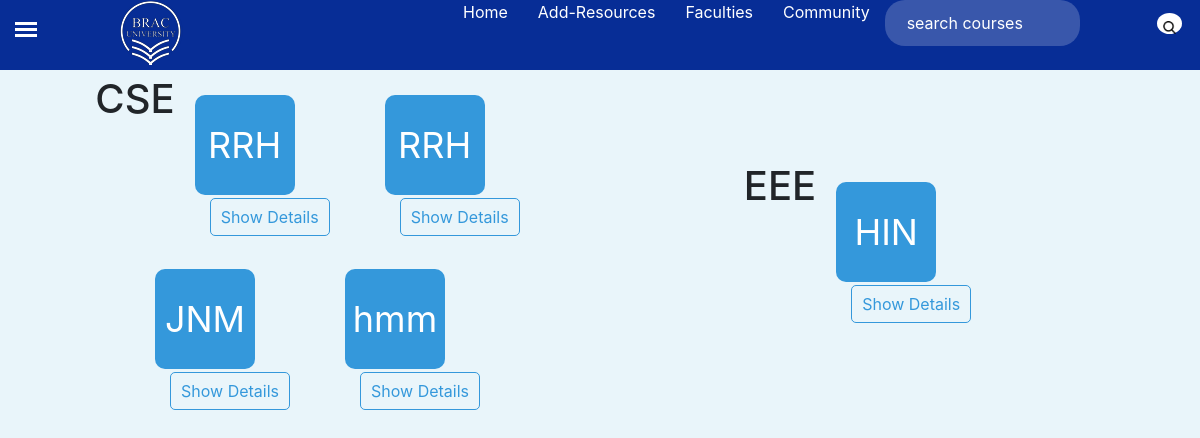
Screenshot of /faculty with the database file from the repository.
### model.py (models this page shows, shortened)
class Faculty(db.Model):
    sno = db.Column(db.Integer, primary_key=True)
    full_name = db.Column(db.String(100), nullable=False)
    initial = db.Column(db.String(10), nullable=False)
    email = db.Column(db.String(120), nullable=False)
    department = db.Column(db.String(100), nullable=False)
    thesis_supervision = db.Column(db.String(10), nullable=False)
    research_interest = db.Column(db.String(100), nullable=False)
    routine = db.Column(db.String(255), nullable=True)

### app.py (the view)
@app.route('/faculty')
def faculty():
    return view.faculty_view()

### view.py (called while the page is built)
def faculty_view():
    faculty = Faculty.query.all()
    return render_template('faculty.html', faculty=faculty)

### templates/faculty.html (shortened to what this page needs)
{% extends 'base.html' %}
{% block body %}
<link rel="stylesheet" href="{{ url_for('static', filename='css/home.css') }}">
<label for="openSidebar" class="sidebaricon">
    <div class="spinner top"></div>
    <div class="spinner middle"></div>
    <div class="spinner bottom"></div>
</label>
<link rel="stylesheet" href="https://maxcdn.bootstrapcdn.com/bootstrap/4.0.0/css/bootstrap.min.css">
<body>
<div style=" display: flex; justify-content: center; align-items: center; background-color: rgb(233, 245, 250);background-repeat: no-repeat;  height: 100%; padding: 10px 50px;">
<body>
    <link rel="stylesheet" href="{{ url_for('static', filename='css/styles.css') }}">
    <div class="container facc">
        <h1> CSE </h1>
        {% for f in faculty %}
        {% if f.department=='cse' %}
        <div class="faculty-container">
            <div class="poster">
                <span class="initial">{{f.initial}}</span>
            </div>
            <div class="details">
                <a href="/faculty_description/{{f.sno}}" class="show-details">Show Details</a>
            </div>
        </div>
        {% endif %}
        {% endfor %}
    </div>
    <div class="container facc">
        <h1> EEE </h1>
        {% for f in faculty %}
        {% if f.department=='EEE' %}
        <div class="faculty-container">
            <div class="poster">
                <span class="initial">{{f.initial}}</span>
            </div>
            <div class="details">
                <a href="/faculty_description/{{f.sno}}" class="show-details">Show Details</a>
            </div>
        </div>
        {% endif %}
        {% endfor %}
    </div>
</body>
</html>
{% endblock body %}

### static/css/home.css (style rules this page uses)
* { box-sizing: border-box; }
html, body { overflow-x: hidden; height: 100%; }
body { font-family: Arial, sans-serif; background: #fff; padding: 0; margin: 0; }
::placeholder { color: #fff; }
.sidebaricon { width: 22px; height: 22px; position: absolute; z-index: 20; top: 22px; left: 15px; cursor: pointer; }
.spinner { height: 3px; background-color: #fff; transition: all 0.3s; }
.spinner.middle, .spinner.bottom { margin-top: 3px; }

### static/css/styles.css (style rules this page uses)
.container { display: flex; flex-wrap: wrap; justify-content: center; padding: 20px; padding-top: 70px; }
.faculty-container { margin: 20px; text-align: center; width: 150px; }
.poster { width: 100px; height: 100px; background-color: #3498db; border-radius: 10px; display: flex; justify-content: center; align-items: center; margin-bottom: 10px; }
.initial { color: white; font-size: 36px; }
.details { margin-top: 8px; }
.show-details { text-decoration: none; color: #3498db; border: 1px solid #3498db; padding: 8px 10px; border-radius: 5px; transition: background-color 0.3s, color 0.3s; }

### templates/faculty.html (style rules this page uses)
.facc { margin-top: -400px; }

### rows the page displays
Faculty: initial "RRH"
Faculty: initial "RRH"
Faculty: initial "JNM"
Faculty: initial "hmm"
Faculty: initial "HIN"
